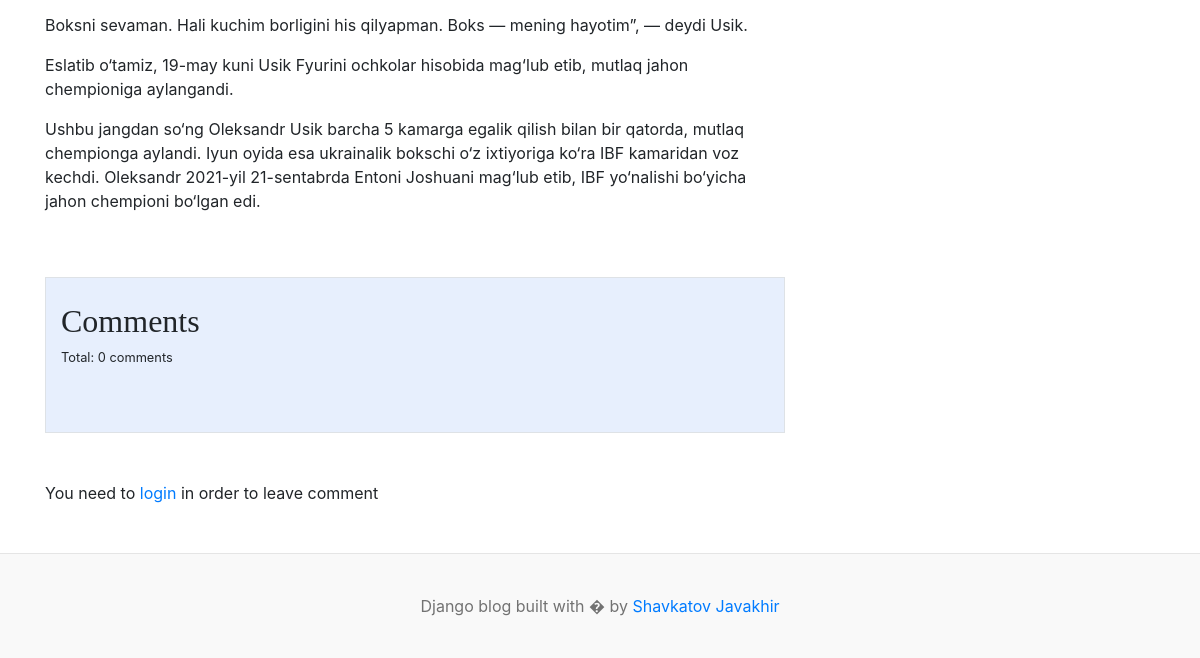
Page /blogs/blog/oleksandr-usik-faoliyatini-yakunlashi-mumkinligiga (lower part) on the earlier database version.
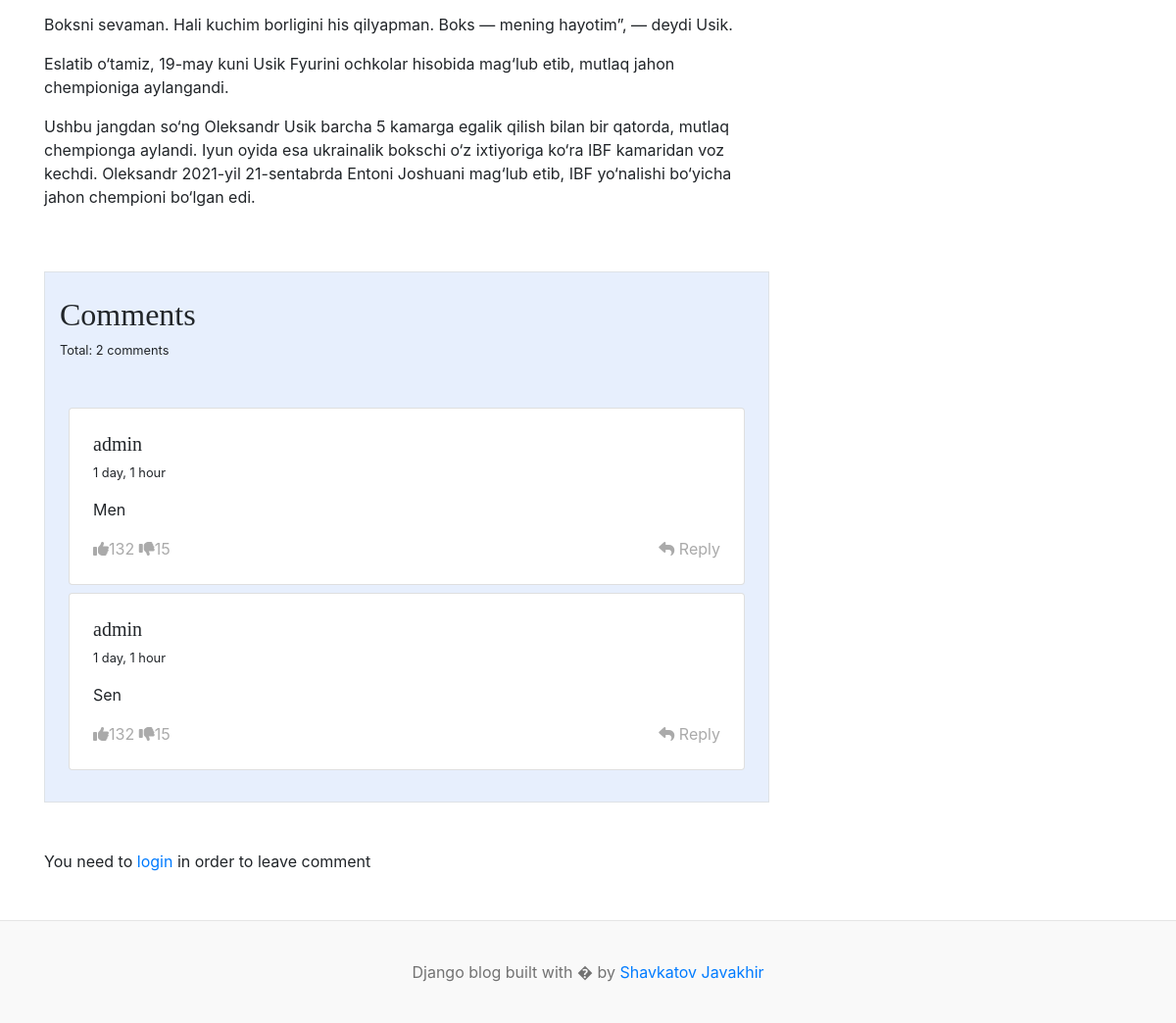
Same page on the later database version.
### blogs/models.py (models this page shows, shortened)
class Comment(models.Model):
    user = models.ForeignKey(User, null=False, on_delete=models.CASCADE)
    blog = models.ForeignKey(Blog, null=False, on_delete=models.CASCADE)
    text = models.TextField(blank=False, null=False)
    created_at = models.DateTimeField(auto_now_add=True)
    updated_at = models.DateTimeField(auto_now=True)
    class Meta:
        verbose_name = "Comment"
        verbose_name_plural = "Comments"

### blogs/views.py (the view, shortened to what this page needs)
# urls.py: 2. Add a URL to urlpatterns:  path('blog/', include('blog.urls'))
def blog(request, blog_slug):
    blog = get_object_or_404(Blog, slug=blog_slug)
    if request.method == "GET":
        comment = Comment.objects.filter(blog=blog)
        count = comment.count()
        category = blog.category
        paragraph = blog.body.split("\n")
        context = {
            'blog': blog,
            "paragraph": paragraph,
            'category': category,
            'comments': comment,
            'count': count,
        }
        return render(request, "blog.html", context)

### blogs/context_processor.py (called while the page is built)
def header(req):
    category = Category.objects.all()
    context = {
        'categories': category
    }
    return context

def get_about(request):
    about = About.objects.all()
    links = Social_links.objects.all()
    telegram = links.get(name='Telegram')
    context = {
        'about': about,
        'links': links,
        'telegram': telegram
        }
    return context

### templates/blog.html (shortened to what this page needs)
{% extends 'header.html' %} {% load static %} {% block content %}
<main role="main" class="container p-0">
  <div class="row">
    <div class="col-md-8 blog-main">
      <div class="blog-post">
        {% for par in paragraph %}
        <p>{{par}}</p>
        {% endfor %}
      </div>
    </div>
{% include 'about.html' %}
  </div>
</main>
   <section style="background-color: #e7effd;" class="col-8 mb-2 border">
     <h2 class="pt-4">Comments</h2>
   <p class="small">
     Total: {{count}} comments
   </p>
     <div class="row d-block justify-content-center p-4">
       {% for comment in comments %}
           <div class="d-flex flex-start my-2">
             <div class="card" style="width: 100%;">
               <div class="card-body p-4">
                 <div class="">
                   <h5>{{comment.user}}</h5>
                   <p class="small">{{comment.created_at|timesince}}</p>
                   <p>
                     {{comment.text}}
                   </p>
                   <div class="d-flex justify-content-between align-items-center">
                     <div class="d-flex align-items-center">
                       <a href="#!" class="link-muted me-2"><i class="fas fa-thumbs-up me-1"></i>132</a>&nbsp;
                       <a href="#!" class="link-muted"><i class="fas fa-thumbs-down me-1"></i>15</a>
                     </div>
                     <a href="#!" class="link-muted"><i class="fas fa-reply me-1"></i> Reply</a>
                   </div>
                 </div>
               </div>
             </div>
           </div>
           {% endfor %}
         </div>
       </section>
       {% if user.is_authenticated %}
       <div class="comment-section mb-5 pb-2 p-0 col-8">
         <label for="comment-text" class="form-label">Leave Comment</label>
           <form action="" method="post">
            {% csrf_token %}
             <div class="mb-3 form-group">
               <textarea class="form-control" name="comment" placeholder="Leave comment..." id="comment-text" rows="3"></textarea>
             </div>
             <button type="submit" class="btn btn-primary">Add comment</button>
           </form>
       </div>
       {% else %}
       <div class="comment-section my-5 p-0 col-8">You need to <a href="{% url 'login' %}">login</a> in order to leave comment</div>
       {% endif %}
{% endblock %}

### templates/header.html (shortened to what this page needs)
{% load static %}
<!DOCTYPE html>
<html lang="en">
<head>
    <link href="https://getbootstrap.com/docs/4.0/dist/css/bootstrap.min.css" rel="stylesheet">
    <link href="{% static 'css/blog.css' %}" rel="stylesheet">
  </head>
<body>
  <div class="container">
    {% block content %}
    {% endblock %}
    </div>
<footer class="blog-footer">
  <p>Django blog built with � by <a href="{{telegram.link}}" target="_blank">Shavkatov Javakhir</a></p>
</footer>
</body>
</html>

### templates/about.html (shortened to what this page needs)
      <aside class="col-md-4 blog-sidebar">
      </aside>

### blog/static/css/blog.css (style rules this page uses)
h1, h2, h3, h4, h5, h6 { font-family: "Playfair Display", Georgia, "Times New Roman", serif; }
.blog-post { margin-bottom: 4rem; }
.blog-footer { padding: 2.5rem 0; color: #727272; text-align: center; background-color: #f9f9f9; border-top: .05rem solid #e5e5e5; }
.blog-footer p:last-child { margin-bottom: 0; }

### templates/blog.html (style rules this page uses)
.link-muted { color: #aaa; }

Differences in the rows shown:
added Comment: user "admin", created_at "1 day, 1 hour", text "Men"
added Comment: user "admin", created_at "1 day, 1 hour", text "Sen"
Other differences:
{{ count }}: "0" → "2"
